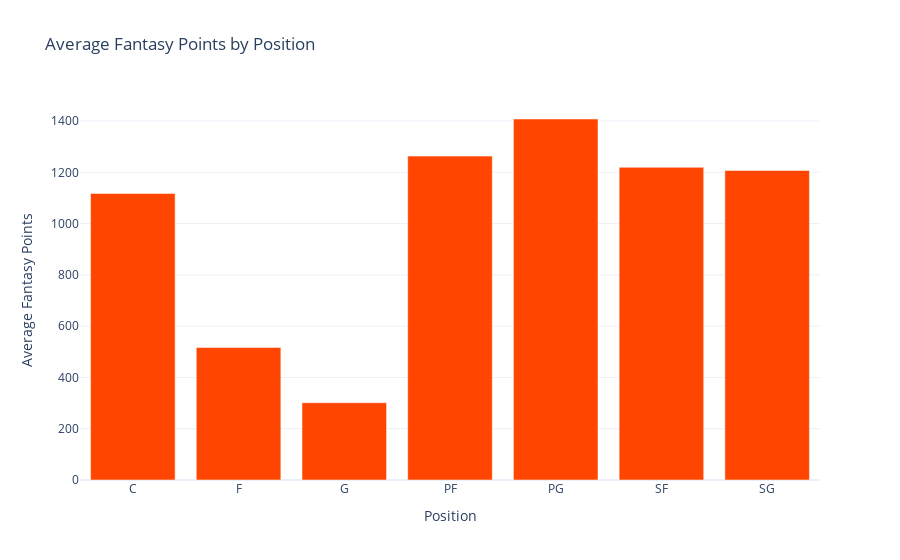

Write notebook code for a chart like this one.
### Code cell
avg_fantasy_points = df.groupby('Position')['NBA_Fantasy_Points'].mean().reset_index()

fig_fantasy_points = go.Figure()

fig_fantasy_points.add_trace(go.Bar(x=avg_fantasy_points['Position'],
                                    y=avg_fantasy_points['NBA_Fantasy_Points'],
                                    marker_color='orangered'))

fig_fantasy_points.update_layout(title='Average Fantasy Points by Position',
                                 xaxis_title='Position',
                                 yaxis_title='Average Fantasy Points',
                                 template='plotly_white')

fig_fantasy_points.show()

### Figure 1 — Plotly figure (JSON) as saved in the notebook; plotly's stock layout.template omitted (floating-point values rounded to 4 significant figures)
{"data": [{"marker": {"color": "orangered"}, "type": "bar", "x": ["C", "F", "G", "PF", "PG", "SF", "SG"], "y": [1118.0, 517, 301.5, 1263.0, 1408.0, 1219.0, 1207.0]}], "layout": {"title": {"text": "Average Fantasy Points by Position"}, "xaxis": {"title": {"text": "Position"}}, "yaxis": {"title": {"text": "Average Fantasy Points"}}}}
